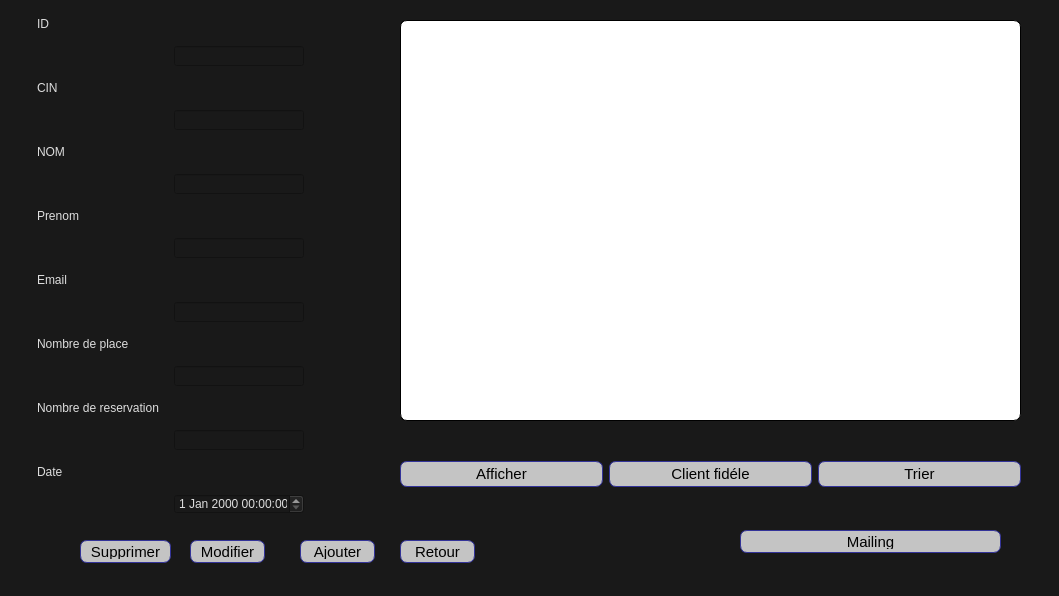
<?xml version="1.0" encoding="UTF-8"?>
<ui version="4.0">
 <class>Mainwindow</class>
 <widget class="QDialog" name="Mainwindow">
  <property name="geometry">
   <rect>
    <x>0</x>
    <y>0</y>
    <width>1059</width>
    <height>596</height>
   </rect>
  </property>
  <property name="windowTitle">
   <string>Dialog</string>
  </property>
  <property name="styleSheet">
   <string notr="true">/*
	Copyright 2013 Emanuel Claesson

	Licensed under the Apache License, Version 2.0 (the &quot;License&quot;);
	you may not use this file except in compliance with the License.
	You may obtain a copy of the License at

		http://www.apache.org/licenses/LICENSE-2.0

	Unless required by applicable law or agreed to in writing, software
	distributed under the License is distributed on an &quot;AS IS&quot; BASIS,
	WITHOUT WARRANTIES OR CONDITIONS OF ANY KIND, either express or implied.
	See the License for the specific language governing permissions and
	limitations under the License.
*/

/*
	COLOR_DARK     = #191919
	COLOR_MEDIUM   = #353535
	COLOR_MEDLIGHT = #5A5A5A
	COLOR_LIGHT    = #DDDDDD
	COLOR_ACCENT   = #3D7848
*/

* {
	background: #191919;
	color: #DDDDDD;
	
}

QPushButton {
color: Black;
background-color: #c4c4c4;
border-width: 1px;
border-color: #339;
border-style: solid;
border-radius: 7;
padding: 3px;
font-size: 15px;
padding-left: 5px;
padding-right: 5px;

}
QPushButton:hover {
	background: white;
}

QTableView
{
color: Black;
background-color: white;
border-width: 1px;
/*border-color: #339;*/
border-style: solid;
border-radius: 7;
padding: 3px;
font-size: 15px;
font-color:black;
}</string>
  </property>
  <widget class="QPushButton" name="pb_retour">
   <property name="geometry">
    <rect>
     <x>400</x>
     <y>540</y>
     <width>75</width>
     <height>23</height>
    </rect>
   </property>
   <property name="text">
    <string>Retour</string>
   </property>
  </widget>
  <widget class="QPushButton" name="pb_ajouter">
   <property name="geometry">
    <rect>
     <x>300</x>
     <y>540</y>
     <width>75</width>
     <height>23</height>
    </rect>
   </property>
   <property name="text">
    <string>Ajouter</string>
   </property>
  </widget>
  <widget class="QPushButton" name="pb_modifier">
   <property name="geometry">
    <rect>
     <x>190</x>
     <y>540</y>
     <width>75</width>
     <height>23</height>
    </rect>
   </property>
   <property name="text">
    <string>Modifier</string>
   </property>
  </widget>
  <widget class="QPushButton" name="pb_supprimer">
   <property name="geometry">
    <rect>
     <x>80</x>
     <y>540</y>
     <width>91</width>
     <height>23</height>
    </rect>
   </property>
   <property name="text">
    <string>Supprimer</string>
   </property>
  </widget>
  <widget class="QPushButton" name="pushButton_4">
   <property name="geometry">
    <rect>
     <x>740</x>
     <y>530</y>
     <width>261</width>
     <height>23</height>
    </rect>
   </property>
   <property name="text">
    <string>Mailing</string>
   </property>
  </widget>
  <widget class="QTableView" name="tabplace">
   <property name="geometry">
    <rect>
     <x>400</x>
     <y>20</y>
     <width>621</width>
     <height>401</height>
    </rect>
   </property>
   <attribute name="verticalHeaderHighlightSections">
    <bool>true</bool>
   </attribute>
  </widget>
  <widget class="QWidget" name="layoutWidget">
   <property name="geometry">
    <rect>
     <x>30</x>
     <y>10</y>
     <width>281</width>
     <height>511</height>
    </rect>
   </property>
   <layout class="QFormLayout" name="formLayout">
    <property name="horizontalSpacing">
     <number>15</number>
    </property>
    <property name="verticalSpacing">
     <number>15</number>
    </property>
    <property name="leftMargin">
     <number>7</number>
    </property>
    <property name="topMargin">
     <number>7</number>
    </property>
    <property name="rightMargin">
     <number>7</number>
    </property>
    <property name="bottomMargin">
     <number>7</number>
    </property>
    <item row="0" column="0">
     <widget class="QLabel" name="label">
      <property name="text">
       <string>ID</string>
      </property>
     </widget>
    </item>
    <item row="1" column="1">
     <widget class="QLineEdit" name="lineEdit_id"/>
    </item>
    <item row="2" column="0" colspan="2">
     <widget class="QLabel" name="label_2">
      <property name="text">
       <string>CIN</string>
      </property>
     </widget>
    </item>
    <item row="3" column="1">
     <widget class="QLineEdit" name="lineEdit_cin"/>
    </item>
    <item row="4" column="0" colspan="2">
     <widget class="QLabel" name="label_3">
      <property name="text">
       <string>NOM</string>
      </property>
     </widget>
    </item>
    <item row="5" column="1">
     <widget class="QLineEdit" name="lineEdit_nom"/>
    </item>
    <item row="6" column="0">
     <widget class="QLabel" name="label_4">
      <property name="text">
       <string>Prenom</string>
      </property>
     </widget>
    </item>
    <item row="7" column="1">
     <widget class="QLineEdit" name="lineEdit_prenom"/>
    </item>
    <item row="8" column="0" colspan="2">
     <widget class="QLabel" name="label_5">
      <property name="text">
       <string>Email</string>
      </property>
     </widget>
    </item>
    <item row="9" column="1">
     <widget class="QLineEdit" name="lineEdit_email"/>
    </item>
    <item row="10" column="0" colspan="2">
     <widget class="QLabel" name="label_6">
      <property name="text">
       <string>Nombre de place</string>
      </property>
     </widget>
    </item>
    <item row="11" column="1">
     <widget class="QLineEdit" name="lineEdit_nbp"/>
    </item>
    <item row="12" column="0">
     <widget class="QLabel" name="label_7">
      <property name="text">
       <string>Nombre de reservation</string>
      </property>
     </widget>
    </item>
    <item row="13" column="1">
     <widget class="QLineEdit" name="lineEdit_nbr"/>
    </item>
    <item row="14" column="0">
     <widget class="QLabel" name="label_8">
      <property name="text">
       <string>Date</string>
      </property>
     </widget>
    </item>
    <item row="15" column="1">
     <widget class="QDateTimeEdit" name="edit_td"/>
    </item>
   </layout>
  </widget>
  <widget class="QWidget" name="layoutWidget">
   <property name="geometry">
    <rect>
     <x>400</x>
     <y>460</y>
     <width>621</width>
     <height>28</height>
    </rect>
   </property>
   <layout class="QHBoxLayout" name="horizontalLayout">
    <item>
     <widget class="QPushButton" name="pb_show">
      <property name="text">
       <string>Afficher</string>
      </property>
     </widget>
    </item>
    <item>
     <widget class="QPushButton" name="pushButton_3">
      <property name="text">
       <string>Client fidéle</string>
      </property>
     </widget>
    </item>
    <item>
     <widget class="QPushButton" name="pushButton_2">
      <property name="text">
       <string>Trier</string>
      </property>
     </widget>
    </item>
   </layout>
  </widget>
 </widget>
 <resources/>
 <connections/>
</ui>
